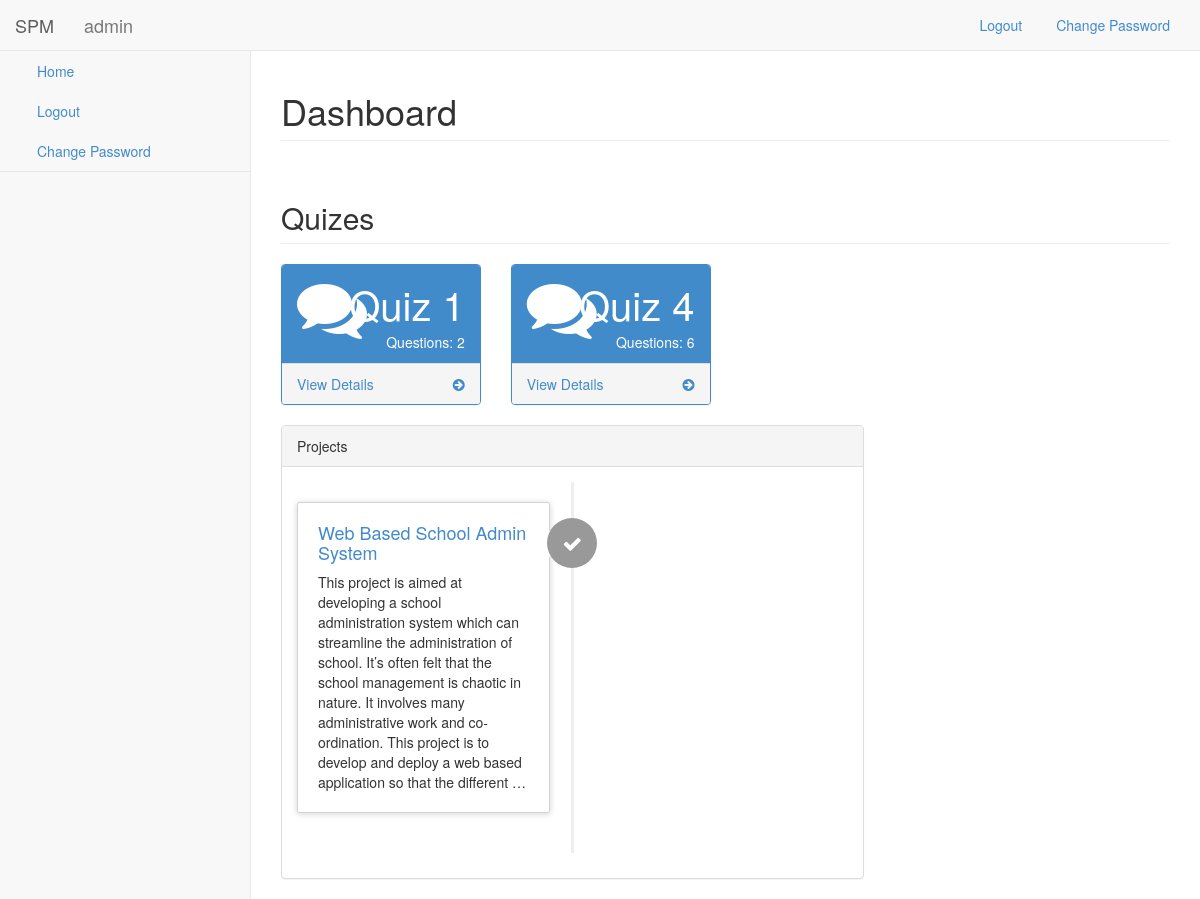
Before: / (signed in) with the older database file.
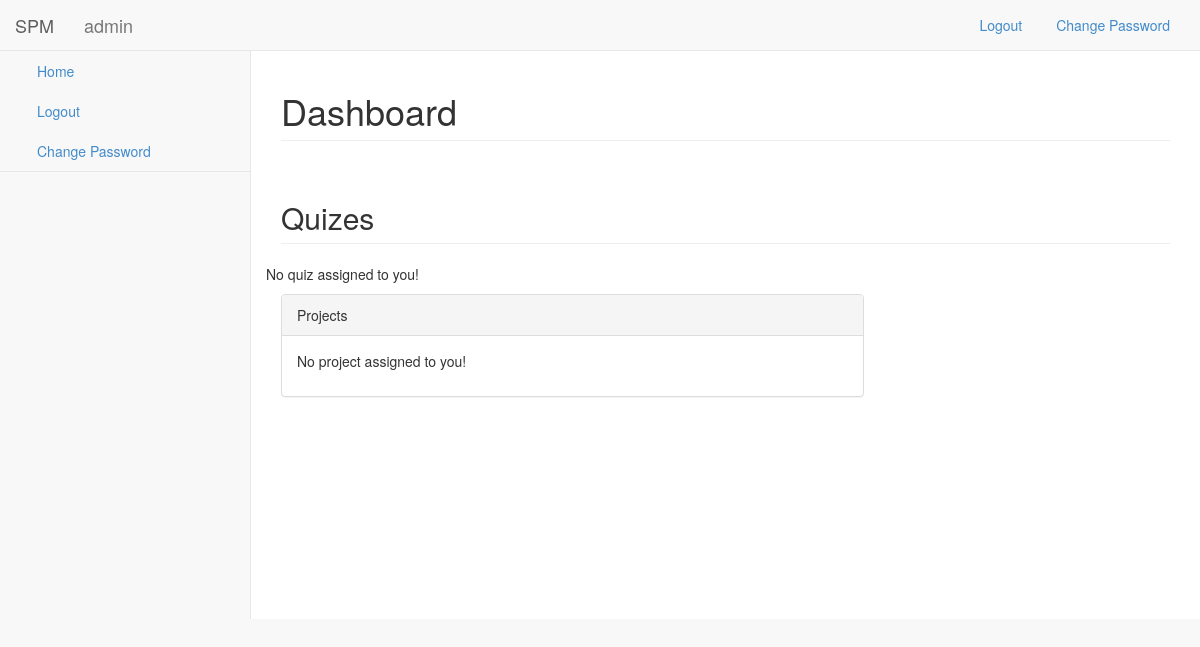
After: the same page with the newer database file.
### QuizApp/models.py (models this page shows, shortened)
class Quiz(models.Model):
    creator = models.ForeignKey(settings.AUTH_USER_MODEL, on_delete=models.CASCADE, related_name="creator")
    title = models.CharField(max_length=250)
    description = models.TextField(null=True, blank=True)
    questions = models.ManyToManyField(Question)
    assigned_to = models.ManyToManyField(settings.AUTH_USER_MODEL, blank=True, related_name="students")
    passing_marks = models.IntegerField(default=1,
                                        validators=[
                                        MaxValueValidator(100),
                                        MinValueValidator(0)
                                        ],
                                        help_text="Enter passing percentage")
    user_friendly_url = models.SlugField(null=False, unique=True)
    @property
    def total_questions(self):
        return self.questions.count()

### projects/models.py (models this page shows, shortened)
class Project(models.Model):
    title = models.CharField(max_length=255)
    description = RichTextUploadingField()
    allocated_to = models.ManyToManyField(settings.AUTH_USER_MODEL, blank=True)
    user_friendly_url = models.SlugField(null=False, blank=False, unique=True)

### QuizApp/views.py (the view)
# urls.py: 2. Add a URL to urlpatterns:  path('', views.home, name='home')
def home(request):
    user = request.user
    if user == AnonymousUser():
        return redirect('account_login')
    all_projects = Project.objects.all()
    projects=[]
    for project in all_projects:
        if user in project.allocated_to.all():
            projects.append(project)
    all_quizes = Quiz.objects.all()
    quizes=[]
    for quiz in all_quizes:
        if user in quiz.assigned_to.all():
            quizes.append(quiz)
    context = {
        'user':user,
        'projects': projects,
        'quizes': quizes
    }
    return render(request, 'index.html', context=context)

### QuizApp/templates/index.html (shortened to what this page needs)
{% extends 'base.html' %}
{% block main_content %}
<div id="page-wrapper">
    <div class="row">
        <div class="col-lg-12">
            <h1 class="page-header">Dashboard</h1>
        </div>
    </div>
    {% include 'quizes.html' %}
    {% include 'panels.html' %}
</div>
{% endblock %}

### QuizApp/templates/quizes.html
<div class="row">
    <div class="col-lg-12">
        <h2 class="page-header">Quizes</h2>
    </div>
</div>
<div class="row">
    {% if quizes|length %}
        {% for quiz in quizes %}
        <div class="col-lg-3 col-md-6">
            <div class="panel panel-primary">
                <div class="panel-heading">
                    <div class="row">
                        <div class="col-xs-3">
                            <i class="fa fa-comments fa-5x"></i>
                        </div>
                        <div class="col-xs-9 text-right">
                            <div class="huge">{{ quiz.title }}</div>
                            <div>Questions: {{ quiz.total_questions }}</div>
                        </div>
                    </div>
                </div>
                <a href="{% url 'view_quiz' quiz.user_friendly_url %}">
                    <div class="panel-footer">
                        <span class="pull-left">View Details</span>
                        <span class="pull-right"><i class="fa fa-arrow-circle-right"></i></span>
                        <div class="clearfix"></div>
                    </div>
                </a>
            </div>
        </div>
        {% endfor %}
    {% else %}
        <p>No quiz assigned to you!</p>
    {% endif %}
</div>

### QuizApp/templates/projects.html
<div class="col-lg-8">
    <div class="panel panel-default">
        <div class="panel-heading">
            Projects
        </div>
        <div class="panel-body">
            {% if projects|length %}
                <ul class="timeline">
                    {% for project in projects %}
                    <li {% if forloop.counter|divisibleby:2 %} class="timeline-inverted" {% endif %}>
                        <div class="timeline-badge"><i class="fa fa-check"></i>
                        </div>
                        <div class="timeline-panel">
                            <div class="timeline-heading">
                                <h4 class="timeline-title"><a href="{% url 'view_project' project.user_friendly_url %}">{{ project.title }}</a></h4>
                            </div>
                            <div class="timeline-body">
                                <p>{{ project.description|safe|truncatewords:50 }}</p>
                            </div>
                        </div>
                    </li>
                    {% endfor %}
                </ul>
            {% else %}
                <p>No project assigned to you!</p>
            {% endif %}
        </div>
    </div>
</div>

Changed rows visible on the page:
no longer on this page (row edited): Quiz: title "Quiz 1", total_questions "2"
no longer on this page (row edited): Quiz: title "Quiz 4", total_questions "6"
no longer on this page (row edited): Project: title "Web Based School Admin System", description "This project is aimed at developing a school administration system which can streamline the administration of school. It’s often felt that the school management is chaotic in nature. It involves many administrative work and co-ordination. This project is to develop and deploy a web based application so that the different …"
Other visible differences:
text now shown: "No quiz assigned to you! No project assigned to you!"
